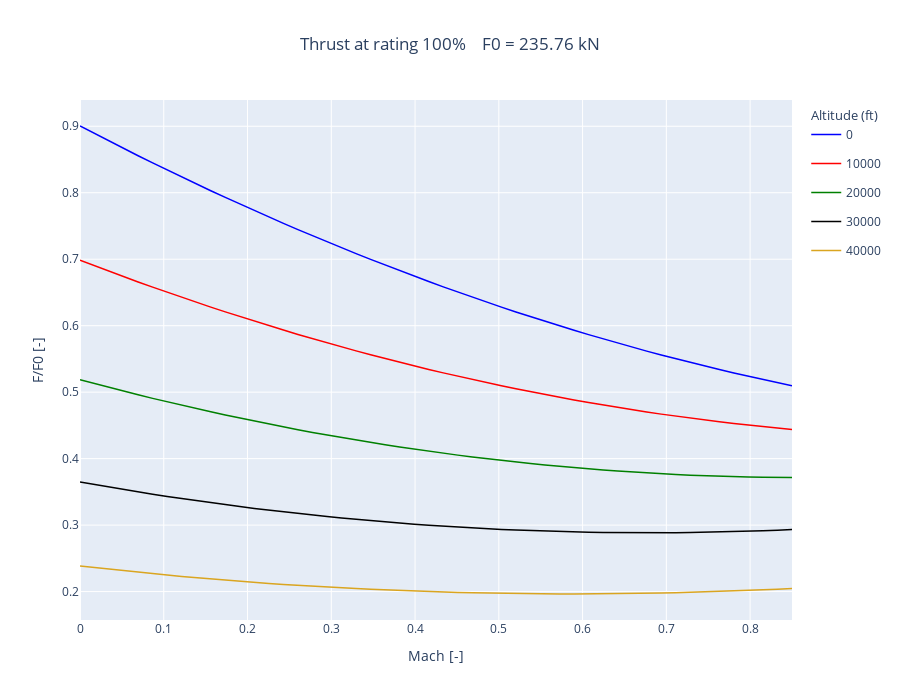

The notebook cell this image was saved under:
### Markdown cell above
# Thrust/Max Thrust plot

### Code cell
oad.thrust_diagram_drawing_plot(OUTPUT_FILE_POST_PROCESSING)[0].show()
